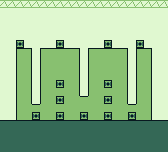

This game map was drawn from its Tiled (.tmx) file and the tilesets committed beside it. A one-line description and the full map source follow:
An orthogonal 21x19 tile map with 8x8 px tiles, 1 tile layer (Tile Layer 1).

<map version="1.10" tiledversion="1.10.1" orientation="orthogonal" renderorder="right-down" width="21" height="19" tilewidth="8" tileheight="8" infinite="0" nextlayerid="2" nextobjectid="1">
 <tileset firstgid="1" source="KaijuDemolitionCo.tsx" />
 <layer id="1" name="Tile Layer 1" width="21" height="19">
  <data encoding="csv">
2,2,2,2,2,2,2,2,2,2,2,2,2,2,2,2,2,2,2,2,2,
1,1,1,1,1,1,1,1,1,1,1,1,1,1,1,1,1,1,1,1,1,
1,1,1,1,1,1,1,1,1,1,1,1,1,1,1,1,1,1,1,1,1,
1,1,1,1,1,1,1,1,1,1,1,1,1,1,1,1,1,1,1,1,1,
1,1,1,1,1,1,1,1,1,1,1,1,1,1,1,1,1,1,1,1,1,
1,1,14,1,1,1,1,14,1,1,1,1,1,14,1,1,1,14,1,1,1,
1,1,8,10,1,8,9,9,9,10,1,8,9,9,9,10,1,8,10,1,1,
1,1,11,13,1,11,12,12,12,13,1,11,12,12,12,13,1,11,13,1,1,
1,1,11,13,1,11,12,12,12,13,1,11,12,12,12,13,1,11,13,1,1,
1,1,11,13,1,11,12,12,12,13,1,11,12,12,12,13,1,11,13,1,1,
1,1,11,13,1,11,12,14,12,13,1,11,12,14,12,13,1,11,13,1,1,
1,1,11,13,1,11,12,12,12,13,1,11,12,12,12,13,1,11,13,1,1,
1,1,11,13,1,11,12,14,12,12,9,12,12,14,12,13,1,11,13,1,1,
1,1,11,12,9,12,12,12,12,12,12,12,12,12,12,12,9,12,13,1,1,
1,1,11,12,14,12,12,14,12,12,14,12,12,14,12,12,14,12,13,1,1,
4,4,4,4,4,4,4,4,4,4,4,4,4,4,4,4,4,4,4,4,4,
5,5,5,5,5,5,5,5,5,5,5,5,5,5,5,5,5,5,5,5,5,
5,5,5,5,5,5,5,5,5,5,5,5,5,5,5,5,5,5,5,5,5,
5,5,5,5,5,5,5,5,5,5,5,5,5,5,5,5,5,5,5,5,5
</data>
 </layer>
</map>
